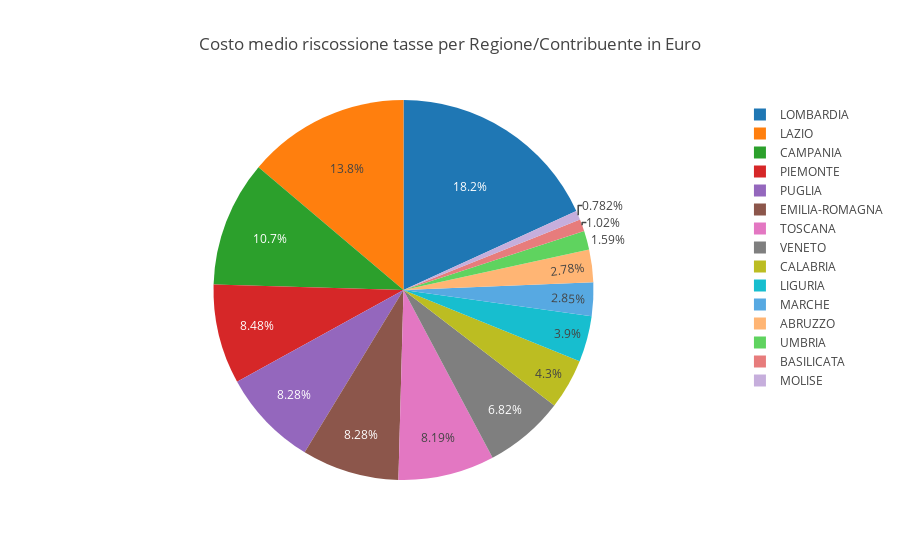
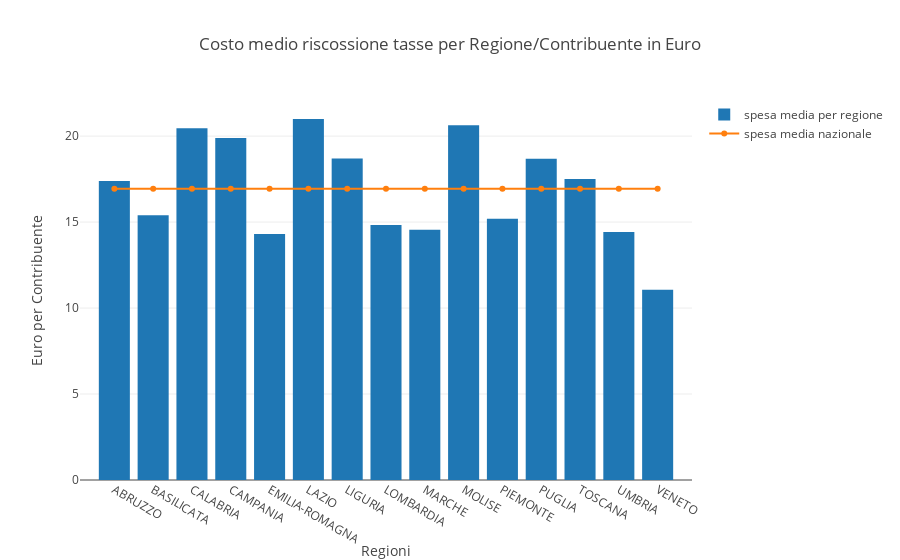
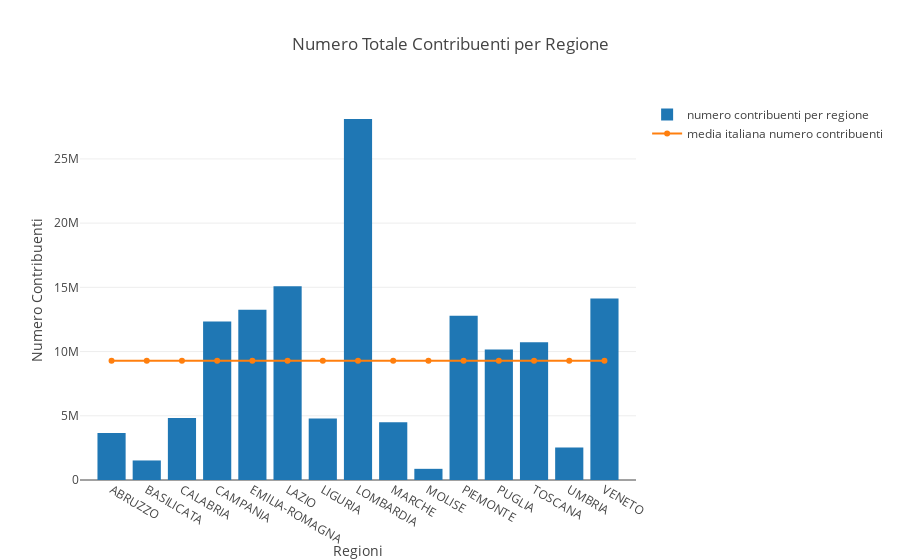
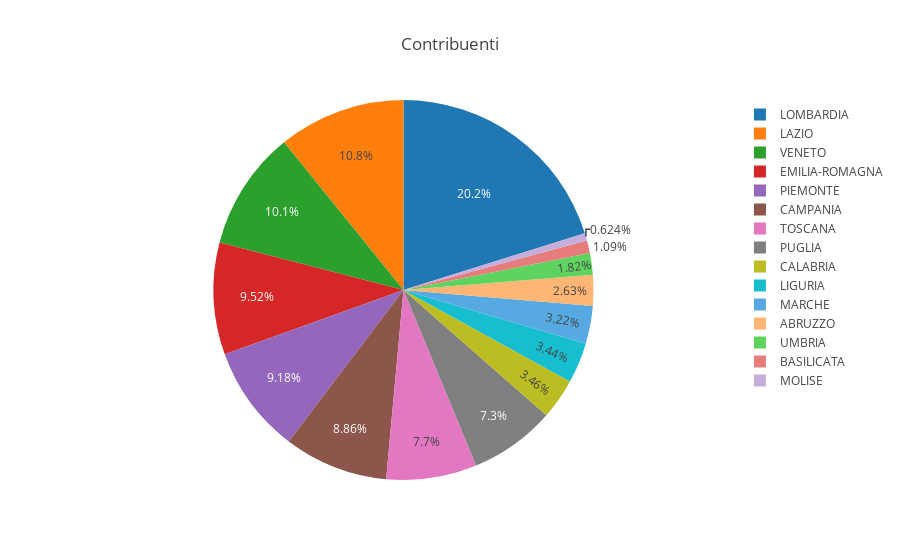

Write notebook code for charts like these, in order.
### Code cell
py.iplot(fig_pie)
py.iplot(fig_bar)
py.iplot(fig_bar_contribuenti)
py.iplot(fig_pie_contribuenti)

fig_pie_path = 'imgs/tributi_regione_pie.png'
fig_bar_path = 'imgs/tributi_regione_bar.png'
fig_bar_contribuenti_path = 'imgs/contribuenti_regione_bar.png'
fig_pie_contribuenti_path = 'imgs/contribuenti_regione_pie.png'

py_on.image.save_as(fig_pie, filename=fig_pie_path)
py_on.image.save_as(fig_bar, filename=fig_bar_path)
py_on.image.save_as(fig_bar_contribuenti, filename=fig_bar_contribuenti_path)
py_on.image.save_as(fig_pie_contribuenti, filename=fig_pie_contribuenti_path)

x = Image(fig_pie_path)
y = Image(fig_bar_path)
z = Image(fig_bar_contribuenti_path)
w = Image(fig_pie_contribuenti_path)
display(x,y,z,w)

### Figure 1 — Plotly figure (JSON) as saved in the notebook; plotly's stock layout.template omitted (floating-point values rounded to 4 significant figures)
{"data": [{"labels": ["ABRUZZO", "BASILICATA", "CALABRIA", "CAMPANIA", "EMILIA-ROMAGNA", "LAZIO", "LIGURIA", "LOMBARDIA", "MARCHE", "MOLISE", "PIEMONTE", "PUGLIA", "TOSCANA", "UMBRIA", "VENETO"], "type": "pie", "values": [63770000.0, 23430000.0, 98560000.0, 245600000.0, 189800000.0, 316800000.0, 89490000.0, 416700000.0, 65290000.0, 17940000.0, 194500000.0, 189900000.0, 187900000.0, 36560000.0, 156500000.0]}], "layout": {"title": "Costo medio riscossione tasse per Regione/Contribuente in Euro"}}

### Figure 2 — Plotly figure (JSON) as saved in the notebook; plotly's stock layout.template omitted (floating-point values rounded to 4 significant figures)
{"data": [{"name": "spesa media per regione", "type": "bar", "x": ["ABRUZZO", "BASILICATA", "CALABRIA", "CAMPANIA", "EMILIA-ROMAGNA", "LAZIO", "LIGURIA", "LOMBARDIA", "MARCHE", "MOLISE", "PIEMONTE", "PUGLIA", "TOSCANA", "UMBRIA", "VENETO"], "y": [17.39, 15.4, 20.45, 19.9, 14.31, 21.0, 18.7, 14.83, 14.55, 20.63, 15.2, 18.68, 17.51, 14.42, 11.07]}, {"name": "spesa media nazionale", "type": "scatter", "x": ["ABRUZZO", "BASILICATA", "CALABRIA", "CAMPANIA", "EMILIA-ROMAGNA", "LAZIO", "LIGURIA", "LOMBARDIA", "MARCHE", "MOLISE", "PIEMONTE", "PUGLIA", "TOSCANA", "UMBRIA", "VENETO"], "y": [16.93, 16.93, 16.93, 16.93, 16.93, 16.93, 16.93, 16.93, 16.93, 16.93, 16.93, 16.93, 16.93, 16.93, 16.93]}], "layout": {"title": "Costo medio riscossione tasse per Regione/Contribuente in Euro", "xaxis": {"title": "Regioni"}, "yaxis": {"title": "Euro per Contribuente"}}}

### Figure 3 — Plotly figure (JSON) as saved in the notebook; plotly's stock layout.template omitted (floating-point values rounded to 4 significant figures)
{"data": [{"name": "numero contribuenti per regione", "type": "bar", "x": ["ABRUZZO", "BASILICATA", "CALABRIA", "CAMPANIA", "EMILIA-ROMAGNA", "LAZIO", "LIGURIA", "LOMBARDIA", "MARCHE", "MOLISE", "PIEMONTE", "PUGLIA", "TOSCANA", "UMBRIA", "VENETO"], "y": [3667325, 1521050, 4818938, 12342425, 13264148, 15088932, 4785568, 28106998, 4486717, 869587, 12793333, 10165461, 10730308, 2535599, 14137104]}, {"name": "media italiana numero contribuenti", "type": "scatter", "x": ["ABRUZZO", "BASILICATA", "CALABRIA", "CAMPANIA", "EMILIA-ROMAGNA", "LAZIO", "LIGURIA", "LOMBARDIA", "MARCHE", "MOLISE", "PIEMONTE", "PUGLIA", "TOSCANA", "UMBRIA", "VENETO"], "y": [9288000.0, 9288000.0, 9288000.0, 9288000.0, 9288000.0, 9288000.0, 9288000.0, 9288000.0, 9288000.0, 9288000.0, 9288000.0, 9288000.0, 9288000.0, 9288000.0, 9288000.0]}], "layout": {"title": "Numero Totale Contribuenti per Regione", "xaxis": {"title": "Regioni"}, "yaxis": {"title": "Numero Contribuenti"}}}

### Figure 4 — Plotly figure (JSON) as saved in the notebook; plotly's stock layout.template omitted (floating-point values rounded to 4 significant figures)
{"data": [{"labels": ["ABRUZZO", "BASILICATA", "CALABRIA", "CAMPANIA", "EMILIA-ROMAGNA", "LAZIO", "LIGURIA", "LOMBARDIA", "MARCHE", "MOLISE", "PIEMONTE", "PUGLIA", "TOSCANA", "UMBRIA", "VENETO"], "type": "pie", "values": [3667325, 1521050, 4818938, 12342425, 13264148, 15088932, 4785568, 28106998, 4486717, 869587, 12793333, 10165461, 10730308, 2535599, 14137104]}], "layout": {"title": "Contribuenti"}}
